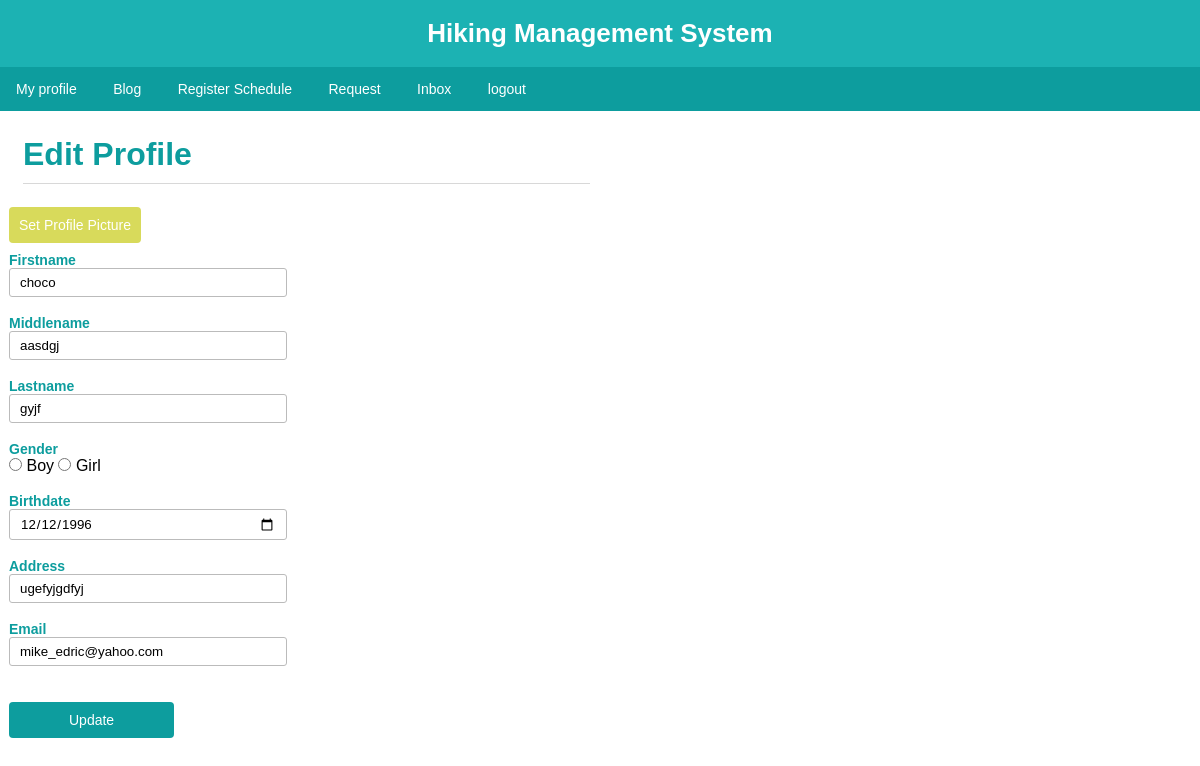
Page /editProfile.php?id=96 (signed in) on the committed database.
### tables this page shows
CREATE TABLE IF NOT EXISTS `users` (
`id` int(11) NOT NULL,
  `firstname` varchar(15) NOT NULL,
  `middlename` varchar(15) NOT NULL,
  `lastname` varchar(15) NOT NULL,
  `gender` varchar(10) NOT NULL,
  `bday` date NOT NULL,
  `contact` varchar(100) NOT NULL,
  `address` varchar(200) NOT NULL,
  `username` varchar(50) NOT NULL,
  `password` varchar(50) NOT NULL,
  `confirmpsw` varchar(50) NOT NULL,
  `email` varchar(100) NOT NULL,
  `profilePic` blob NOT NULL,
  `question` varchar(1000) NOT NULL,
  `answer` varchar(1000) NOT NULL,
  `condition` varchar(100) NOT NULL,
  `specify` varchar(100) NOT NULL,
  `type` varchar(100) NOT NULL,
  `years` varchar(100) NOT NULL
);

### editProfile.php (the view, shortened to what this page needs)
<?php
	include 'connect.php';
	include 'loggedheader.php';
	include 'loginchecker/clientMenu.php';
	$time = strtotime("-18 year", time());
  	$date = date("Y-m-d", $time);
  	$time2 = strtotime("-60 year", time());
  	$date2 = date("Y-m-d", $time2);
	$query = "SELECT * FROM users WHERE `id` = " . $_GET['id'];
	$response = mysqli_query($con,$query);
	if($response){
		$row = mysqli_fetch_array($response);
		$firstname=$row['firstname'];
		$middlename=$row['middlename'];
		$lastname=$row['lastname'];
		$gender=$row['gender'];
		$bday=$row['bday'];
		$address=$row['address'];
		$email=$row['email'];
	}
	?>
	<div id="updateDiv">
		<form class="form-style" method="POST" action="editProfile.php">
		<h1>Edit Profile</h1>
		<div class="col-50">
			<br><a class="yellow-buttons" href="profilePic.php?id=<?php echo $_SESSION['id']; ?>">Set Profile Picture</a><br><br>
			<label><b>Firstname</b></label>
			<input type="text" name="fname" pattern="[A-Za-z]+{1,15}" title="Invalid, should only contain letters" class="inputFields" required="" value="<?php echo $firstname; if(isset($_POST['fname'])){ echo $_POST['fname'];}?>"/><br><br>
			<label><b>Middlename</b></label>
			<input type="text" name="mname" pattern="[A-Za-z]+{1,15}" title="Invalid, should only contain letters" class="inputFields" required="" value="<?php echo $middlename; if(isset($_POST['mname'])){ echo $_POST['mname'];}?>"/><br><br>
			<label><b>Lastname</b></label>
			<input type="text" name="lname" pattern="[A-Za-z]+{1,15}" title="Invalid, should only contain letters" class="inputFields" required="" value="<?php echo $lastname; if(isset($_POST['lname'])){ echo $_POST['lname'];}?>"/><br><br>
			<label><b>Gender</b></label>
			<input type="radio" name="gender" value="Boy" required="" <?php echo ($gender == 'Boy') ? 'checked' : '' ?>> Boy
		   	<input type="radio" name="gender" value="Girl" required="" <?php echo ($gender == 'Girl') ? 'checked' : '' ?>> Girl<br><br>
			<label><b>Birthdate</b></label>
			<input type="date" name="birthday" class="inputFields" required="" value="<?php echo $bday;?>" max="<?php echo $date; ?>" min="<?php echo $date2; ?>"><br><br>
			<label><b>Address</b></label>
			<input type="text" name="address" class="inputFields" required="" value="<?php echo $address;?>"><br><br>
			<label><b>Email</b></label>
			<input type="text" name="email" class="inputFields" required="" value="<?php echo $email;?>">&nbsp<?php if($error){
				} ?><br><br>
			<input type="submit" name="submit" value="Update" class="teal-buttons">
			</div>
		</form>
	</div>

### css/styles.css (style rules this page uses)
a { color: white; text-decoration: none; }
* { -webkit-font-smoothing: antialiased; font-family: 'Arial', sans-serif !important; margin: 0px; }
.inputFields { width: 210px; height: 20px; padding-left: 5px; border: 1px solid #999; outline: none; border-radius: 3px; }
body { overflow-y: scroll; }
h1 { color: #0d9d9e; margin: 14px; border-bottom: 1px solid #d8d8d8; padding-bottom: 10px; margin-top: 20px; }
.teal-buttons { font-size: 14px; padding: 10px 60px; border-radius: 4px; background: #0d9d9e; color: #fff; border: none; width: auto; cursor: pointer; }
.yellow-buttons { font-size: 14px; padding: 10px; border-radius: 4px; background: #d8da5b; }
#updateDiv { background-color: white; padding:5px; }
.form-style { width: 50%; margin-left: 4px; }
.form-style label { font-size: 14px; display: block; color: #0d9d9e; }
.form-style input[type="text"], .form-style input[type="date"], .form-style input[type="number"] { width: 100%; padding: 6px 10px; border: 1px solid #bbb; box-sizing: border-box; height: auto; }
.col-50 { width: 50%; float: left; padding-right: 20px; padding-bottom: 20px; box-sizing: border-box; }

### rows in the picture
users: fname "choco", mname "aasdgj", lname "gyjf", birthday "12/12/1996", address "ugefyjgdfyj", email "mike_edric@yahoo.com"
